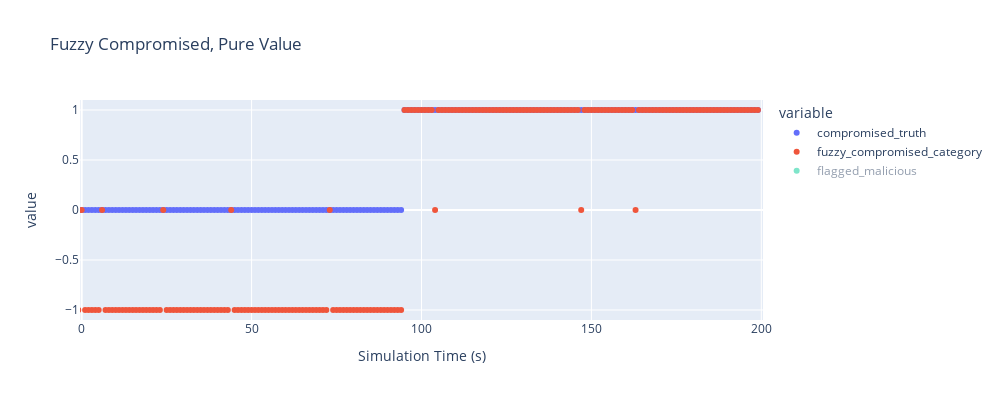

The notebook cell this image was saved under:
### Code cell
fig1 = px.scatter(n0, x='time', y=['compromised_truth', 'fuzzy_compromised_category', 'flagged_malicious'], 
                      width=1000, height=400, 
                      range_y=[-1.1, 1.1], 
                      range_x=[-0.5,200.5],
              title=f'{n}',
             labels={'fuzzy_compromised':'Compromised Rating',
                    'time': 'Simulation Time (s)'})

fig1.show()

### Figure 1 — Plotly figure (JSON) as saved in the notebook; plotly's stock layout.template omitted (floating-point values rounded to 4 significant figures; data arrays with more than 128 entries replaced by an {"elided": "..."} marker saying what was removed)
{"data": [{"hovertemplate": "variable=compromised_truth<br>Simulation Time (s)=%{x}<br>value=%{y}<extra></extra>", "legendgroup": "compromised_truth", "marker": {"color": "#636efa", "symbol": "circle"}, "mode": "markers", "name": "compromised_truth", "orientation": "v", "showlegend": true, "type": "scatter", "x": {"elided": "201 int values"}, "xaxis": "x", "y": {"elided": "201 int values"}, "yaxis": "y"}, {"hovertemplate": "variable=fuzzy_compromised_category<br>Simulation Time (s)=%{x}<br>value=%{y}<extra></extra>", "legendgroup": "fuzzy_compromised_category", "marker": {"color": "#EF553B", "symbol": "circle"}, "mode": "markers", "name": "fuzzy_compromised_category", "orientation": "v", "showlegend": true, "type": "scatter", "x": {"elided": "201 int values"}, "xaxis": "x", "y": {"elided": "201 int values"}, "yaxis": "y"}, {"hovertemplate": "variable=flagged_malicious<br>Simulation Time (s)=%{x}<br>value=%{y}<extra></extra>", "legendgroup": "flagged_malicious", "marker": {"color": "#00cc96", "symbol": "circle"}, "mode": "markers", "name": "flagged_malicious", "orientation": "v", "showlegend": true, "type": "scatter", "visible": "legendonly", "x": {"elided": "201 int values"}, "xaxis": "x", "y": {"elided": "201 int values"}, "yaxis": "y"}], "layout": {"height": 400, "legend": {"title": {"text": "variable"}, "tracegroupgap": 0}, "title": {"text": "Fuzzy Compromised, Pure Value"}, "width": 1000, "xaxis": {"anchor": "y", "domain": [0, 1], "range": [-0.5, 200.5], "title": {"text": "Simulation Time (s)"}, "type": "linear"}, "yaxis": {"anchor": "x", "domain": [0, 1], "range": [-1.1, 1.1], "title": {"text": "value"}, "type": "linear"}}}
